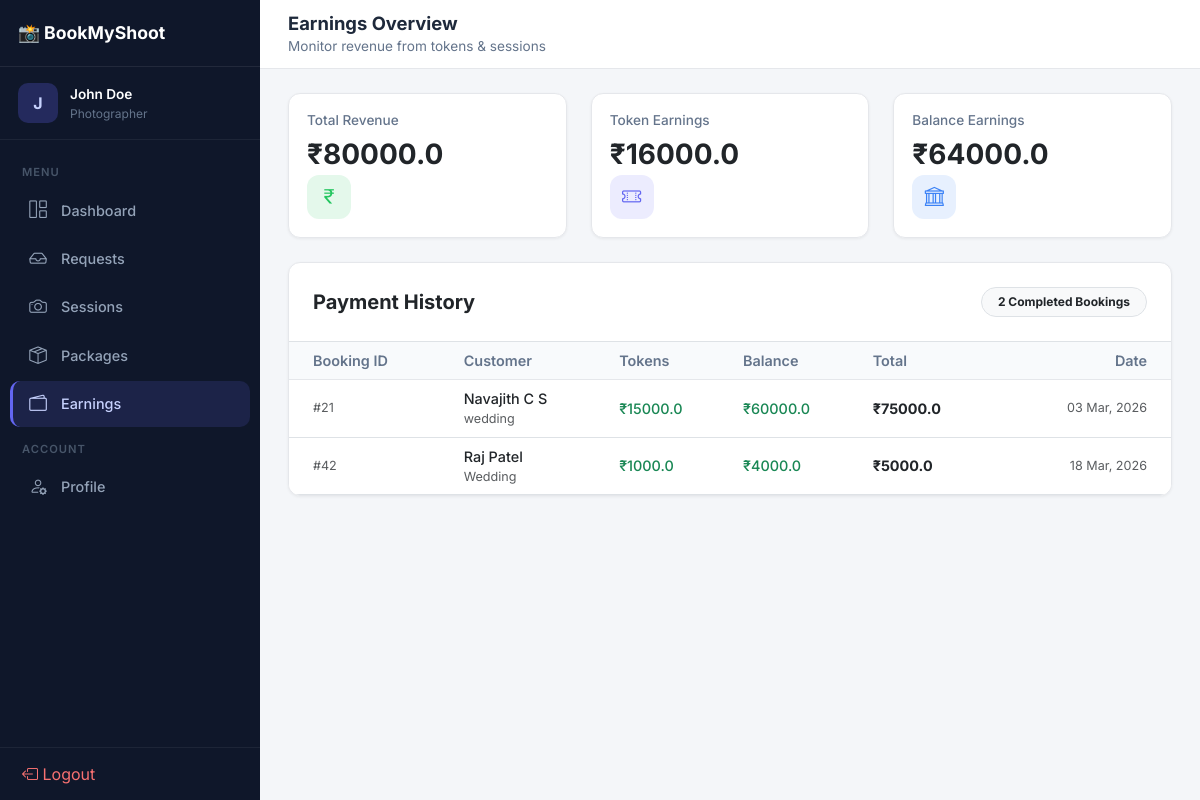
/photographer/earnings (signed in), run on the app's committed database.
### backend/models.py (models this page shows, shortened)
class User(db.Model, UserMixin):
    __tablename__ = 'users'
    id = db.Column(db.Integer, primary_key=True)
    first_name = db.Column(db.String(100), nullable=False)
    last_name = db.Column(db.String(100), nullable=False)
    email = db.Column(db.String(120), unique=True, nullable=False, index=True)
    phone = db.Column(db.String(20), nullable=True)
    user_type = db.Column(db.String(20), nullable=False, default='customer')
    password_hash = db.Column(db.String(255), nullable=False)
    profile_image = db.Column(db.String(255), nullable=True)
    is_active = db.Column(db.Boolean, default=True)
    created_at = db.Column(db.DateTime, default=datetime.utcnow)
    updated_at = db.Column(db.DateTime, default=datetime.utcnow, onupdate=datetime.utcnow)
    bookings = db.relationship('Booking', backref='customer', lazy=True, foreign_keys='Booking.customer_id',
                               cascade='all, delete-orphan')
    notifications = db.relationship('Notification', backref='user', lazy=True, cascade='all, delete-orphan')
    activities = db.relationship('ActivityLog', backref='user', lazy=True, cascade='all, delete-orphan')

class Booking(db.Model):
    __tablename__ = 'bookings'
    id = db.Column(db.Integer, primary_key=True)
    customer_id = db.Column(db.Integer, db.ForeignKey('users.id'), nullable=False)
    photographer_id = db.Column(db.Integer, db.ForeignKey('photographers.id'), nullable=True)
    service_type = db.Column(db.String(50), nullable=False)  # wedding, engagement, birthday, etc.
    package_name = db.Column(db.String(100), nullable=True)  # Basic, Standard, Premium etc.
    event_date = db.Column(db.Date, nullable=False)
    event_time = db.Column(db.String(20), nullable=True)
    location = db.Column(db.String(255), nullable=True)
    location_type = db.Column(db.String(50), nullable=True)  # indoor, outdoor, studio, destination
    address_line = db.Column(db.String(500), nullable=True)
    pincode = db.Column(db.String(10), nullable=True)
    state = db.Column(db.String(100), nullable=True)
    country = db.Column(db.String(100), nullable=True, default='India')
    contact_number = db.Column(db.String(20), nullable=True)
    notes = db.Column(db.Text, nullable=True)
    total_price = db.Column(db.Float, nullable=False)
    token_amount = db.Column(db.Float, default=0)
    remaining_amount = db.Column(db.Float, default=0)
    status = db.Column(db.String(20), default='pending')  # pending, accepted, declined, completed, cancelled
    payment_status = db.Column(db.String(20), default='pending')  # pending, token_paid, paid, refunded
    cancelled_by = db.Column(db.String(20), nullable=True)  # 'photographer', 'customer', or None
    created_at = db.Column(db.DateTime, default=datetime.utcnow)
    updated_at = db.Column(db.DateTime, default=datetime.utcnow, onupdate=datetime.utcnow)

### backend/photographer/routes.py (the view)
@photographer_bp.route('/earnings')
@photographer_required
def earnings():
    photographer = Photographer.query.filter_by(user_id=current_user.id).first()
    completed_bookings = Booking.query.filter_by(photographer_id=photographer.id, status='completed').all()
    total_token = sum(b.token_amount for b in completed_bookings)
    total_balance = sum(b.remaining_amount for b in completed_bookings)
    return render_template('photographer/earnings.html',
                           total_token=total_token,
                           total_balance=total_balance,
                           bookings=completed_bookings)

### backend/app.py (called while the page is built)
@app.before_request
def enforce_csrf_for_non_api_routes():
    if request.path.startswith('/api/'):
        return
    if request.method in ('POST', 'PUT', 'PATCH', 'DELETE'):
        csrf.protect()

@login_manager.user_loader
def load_user(user_id):
    return User.query.get(int(user_id))

### backend/photographer/routes.py (called while the page is built)
def photographer_required(f):
    @wraps(f)
    def decorated_function(*args, **kwargs):
        if not current_user.is_authenticated or current_user.user_type != 'photographer':
            flash('Photographer access required.', 'error')
            return redirect(url_for('login'))
        return f(*args, **kwargs)
    return decorated_function

### backend/photographer/templates/photographer/earnings.html (shortened to what this page needs)
{% extends "base.html" %}
{% block content %}
<div class="topbar">
    <div>
        <h1>Earnings Overview</h1>
        <div class="breadcrumb">Monitor revenue from tokens & sessions</div>
    </div>
</div>
<div class="page-content fade-in">
<div class="row g-4 mb-4">
    <div class="col-md-4">
        <div class="card stat-card">
            <div class="stat-info">
                <h3>Total Revenue</h3>
                <div class="value">₹{{ total_token + total_balance }}</div>
            </div>
            <div class="stat-icon green"><i class="bi bi-currency-rupee"></i></div>
        </div>
    </div>
    <div class="col-md-4">
        <div class="card stat-card">
            <div class="stat-info">
                <h3>Token Earnings</h3>
                <div class="value">₹{{ total_token }}</div>
            </div>
            <div class="stat-icon purple"><i class="bi bi-ticket-perforated"></i></div>
        </div>
    </div>
    <div class="col-md-4">
        <div class="card stat-card">
            <div class="stat-info">
                <h3>Balance Earnings</h3>
                <div class="value">₹{{ total_balance }}</div>
            </div>
            <div class="stat-icon blue"><i class="bi bi-bank"></i></div>
        </div>
    </div>
</div>
<div class="card overflow-hidden">
    <div class="p-4 border-bottom d-flex justify-content-between align-items-center">
        <h5 class="fw-bold mb-0">Payment History</h5>
        <span class="badge bg-light text-dark px-3 py-2 border rounded-pill">{{ bookings|length }} Completed
            Bookings</span>
    </div>
    <div class="table-responsive">
        <table class="table table-hover align-middle mb-0">
            <thead class="bg-light">
                <tr>
                    <th class="ps-4">Booking ID</th>
                    <th>Customer</th>
                    <th>Tokens</th>
                    <th>Balance</th>
                    <th>Total</th>
                    <th class="text-end pe-4">Date</th>
                </tr>
            </thead>
            <tbody>
                {% if bookings %}
                {% for b in bookings %}
                <tr>
                    <td class="ps-4 text-muted small">#{{ b.id }}</td>
                    <td>
                        <div class="fw-medium text-dark">{{ b.customer.first_name }} {{ b.customer.last_name }}</div>
                        <div class="text-muted small">{{ b.service_type }}</div>
                    </td>
                    <td><span class="text-success fw-medium">₹{{ b.token_amount }}</span></td>
                    <td><span class="text-success fw-medium">₹{{ b.remaining_amount }}</span></td>
                    <td>
                        <div class="fw-bold text-dark">₹{{ b.total_price }}</div>
                    </td>
                    <td class="text-end pe-4 text-muted small">{{ b.updated_at.strftime('%d %b, %Y') }}</td>
                </tr>
                {% endfor %}
                {% else %}
                <tr>
                    <td colspan="6" class="text-center py-5 text-muted">
                        No earnings history found yet.
                    </td>
                </tr>
                {% endif %}
            </tbody>
        </table>
    </div>
</div>
</div>
{% endblock %}

### backend/templates/base.html (shortened to what this page needs)
<!DOCTYPE html>
<html lang="en">
<head>
    <link href="https://cdn.jsdelivr.net/npm/bootstrap@5.3.0/dist/css/bootstrap.min.css" rel="stylesheet">
    <link rel="stylesheet" href="https://cdn.jsdelivr.net/npm/bootstrap-icons@1.11.0/font/bootstrap-icons.css">
    <link rel="stylesheet" href="https://cdnjs.cloudflare.com/ajax/libs/animate.css/4.1.1/animate.min.css" />
</head>
<body>
    {% if not hide_sidebar and current_user.is_authenticated %}
    <aside class="sidebar" id="sidebar">
        <div class="sidebar-brand">📸 BookMyShoot</div>
        <div class="sidebar-user">
            <div class="avatar">{{ current_user.first_name[0]|upper }}</div>
            <div class="info">
                <div class="name">{{ current_user.first_name }} {{ current_user.last_name }}</div>
                <div class="role">{{ current_user.user_type }}</div>
            </div>
        </div>
        <nav class="sidebar-nav">
            <div class="nav-section">Menu</div>
            {% if current_user.user_type == 'admin' %}
            <a href="{{ url_for('admin.dashboard') }}" class="{{ 'active' if request.endpoint == 'admin.dashboard' }}"><i class="bi bi-grid-1x2"></i> Dashboard</a>
            <a href="{{ url_for('admin.users') }}" class="{{ 'active' if request.endpoint == 'admin.users' }}"><i class="bi bi-people"></i> Users</a>
            <a href="{{ url_for('admin.bookings') }}" class="{{ 'active' if request.endpoint == 'admin.bookings' }}"><i class="bi bi-calendar-check"></i> Bookings</a>
            <a href="{{ url_for('admin.categories') }}" class="{{ 'active' if request.endpoint == 'admin.categories' }}"><i class="bi bi-tags"></i> Categories</a>
            <a href="{{ url_for('admin.packages') }}" class="{{ 'active' if request.endpoint == 'admin.packages' }}"><i class="bi bi-box-seam"></i> Packages</a>
            <div class="nav-section">Account</div>
            <a href="{{ url_for('admin.profile') }}" class="{{ 'active' if request.endpoint == 'admin.profile' }}"><i class="bi bi-person-gear"></i> Profile</a>
            {% elif current_user.user_type == 'photographer' %}
            <a href="{{ url_for('photographer.dashboard') }}" class="{{ 'active' if request.endpoint == 'photographer.dashboard' }}"><i class="bi bi-grid-1x2"></i> Dashboard</a>
            <a href="{{ url_for('photographer.incoming_requests') }}" class="{{ 'active' if request.endpoint == 'photographer.incoming_requests' }}"><i class="bi bi-inbox"></i> Requests</a>
            <a href="{{ url_for('photographer.accepted_sessions') }}" class="{{ 'active' if request.endpoint == 'photographer.accepted_sessions' }}"><i class="bi bi-camera"></i> Sessions</a>
            <a href="{{ url_for('photographer.manage_packages') }}" class="{{ 'active' if request.endpoint == 'photographer.manage_packages' }}"><i class="bi bi-box-seam"></i> Packages</a>
            <a href="{{ url_for('photographer.earnings') }}" class="{{ 'active' if request.endpoint == 'photographer.earnings' }}"><i class="bi bi-wallet2"></i> Earnings</a>
            <div class="nav-section">Account</div>
            <a href="{{ url_for('photographer.profile') }}" class="{{ 'active' if request.endpoint == 'photographer.profile' }}"><i class="bi bi-person-gear"></i> Profile</a>
            {% endif %}
        </nav>
        <div class="sidebar-footer">
            <a href="{{ url_for('logout') }}" class="sidebar-nav a"><i class="bi bi-box-arrow-left"></i> Logout</a>
        </div>
    </aside>
    {% endif %}
    <main class="{% if not hide_sidebar and current_user.is_authenticated %}main-content{% else %}{% block main_class %}container py-5{% endblock %}{% endif %}">
        {% block content %}{% endblock %}
    </main>
</body>
</html>

### backend/templates/base.html (style rules this page uses)
:root { --bg: #f4f6f9; --sidebar-bg: #0f172a; --sidebar-active: rgba(99, 102, 241, 0.15); --sidebar-active-border: #6366f1; --card-bg: #ffffff; --card-border: #e5e7eb; --card-shadow: 0 1px 3px rgba(0,0,0,0.06); --text: #1e293b; --muted: #64748b; --primary: #6366f1; --primary-hover: #4f46e5; --success: #22c55e; --danger: #ef4444; --warning: #f59e0b; --info: #3b82f6; --sidebar-width: 260px; --radius: 12px; }
* { box-sizing: border-box; }
body { font-family: 'Inter', sans-serif; background: var(--bg); color: var(--text); margin: 0; min-height: 100vh; }
a { color: inherit; text-decoration: none; }
.sidebar { width: var(--sidebar-width); background: var(--sidebar-bg); color: #cbd5e1; position: fixed; top: 0; left: 0; bottom: 0; z-index: 1000; display: flex; flex-direction: column; transition: transform .3s ease; overflow-y: auto; }
.sidebar-brand { padding: 20px 18px; border-bottom: 1px solid rgba(255,255,255,0.08); font-weight: 700; font-size: 1.1rem; color: #fff; display: flex; align-items: center; gap: 10px; }
.sidebar-user { padding: 16px 18px; display: flex; align-items: center; gap: 12px; border-bottom: 1px solid rgba(255,255,255,0.06); }
.sidebar-user .avatar { width: 40px; height: 40px; border-radius: 10px; background: rgba(99,102,241,0.25); color: #c7d2fe; display: grid; place-items: center; font-weight: 700; font-size: 1rem; }
.sidebar-user .info { font-size: 0.85rem; }
.sidebar-user .info .name { color: #fff; font-weight: 600; }
.sidebar-user .info .role { color: var(--muted); text-transform: capitalize; font-size: 0.75rem; }
.sidebar-nav { padding: 12px 10px; flex: 1; }
.sidebar-nav .nav-section { font-size: 0.7rem; text-transform: uppercase; letter-spacing: 1px; color: #475569; padding: 12px 12px 6px; font-weight: 600; }
.sidebar-nav a { display: flex; align-items: center; gap: 12px; padding: 10px 14px; border-radius: 10px; color: #94a3b8; font-weight: 500; font-size: 0.9rem; margin-bottom: 2px; transition: all .2s ease; border-left: 3px solid transparent; }
.sidebar-nav a.active { color: #c7d2fe; background: var(--sidebar-active); border-left-color: var(--sidebar-active-border); }
.sidebar-nav a i { font-size: 1.1rem; width: 22px; text-align: center; }
.sidebar-footer { padding: 14px 12px; border-top: 1px solid rgba(255,255,255,0.06); }
.sidebar-footer a { color: #f87171; }
.main-content { margin-left: var(--sidebar-width); min-height: 100vh; transition: margin-left .3s ease; }
.topbar { background: var(--card-bg); border-bottom: 1px solid var(--card-border); padding: 12px 28px; display: flex; justify-content: space-between; align-items: center; position: sticky; top: 0; z-index: 30; }
.topbar h1 { margin: 0; font-size: 1.15rem; font-weight: 700; }
.topbar .breadcrumb { font-size: 0.85rem; color: var(--muted); margin: 2px 0 0; }
.card { background: var(--card-bg); border: 1px solid var(--card-border); border-radius: var(--radius); box-shadow: var(--card-shadow); }
.stat-card { padding: 18px; display: flex; justify-content: space-between; align-items: flex-start; }
.stat-card .stat-info h3 { font-size: 0.85rem; color: var(--muted); font-weight: 500; margin: 0; }
.stat-card .stat-info .value { font-size: 1.75rem; font-weight: 700; margin-top: 4px; }
.stat-card .stat-icon { width: 44px; height: 44px; border-radius: 12px; display: grid; place-items: center; font-size: 1.2rem; }
.stat-icon.purple { background: rgba(99,102,241,0.12); color: var(--primary); }
.stat-icon.green { background: rgba(34,197,94,0.12); color: var(--success); }
.stat-icon.blue { background: rgba(59,130,246,0.12); color: var(--info); }
.table { font-size: 0.9rem; }
.table thead th { background: #f8fafc; color: var(--muted); font-weight: 600; border-bottom: 1px solid var(--card-border); }
.table td { vertical-align: middle; }
.page-content { padding: 24px 28px; }
.fade-in { animation: fadeIn .4s ease forwards; }

### data on the page
User: first_name "J", first_name "John", last_name "Doe", user_type "Photographer"
Booking: id "21", customer.first_name "Navajith", customer.last_name "C S", service_type "wedding", token_amount "15000.0", remaining_amount "60000.0", total_price "75000.0", updated_at "03 Mar, 2026"
Booking: id "42", customer.first_name "Raj", customer.last_name "Patel", service_type "Wedding", token_amount "1000.0", remaining_amount "4000.0", total_price "5000.0", updated_at "18 Mar, 2026"

### other printed values
{{ total_token + total_balance }} "80000.0"
{{ total_token }} "16000.0"
{{ total_balance }} "64000.0"
{{ bookings|length }} "2"
